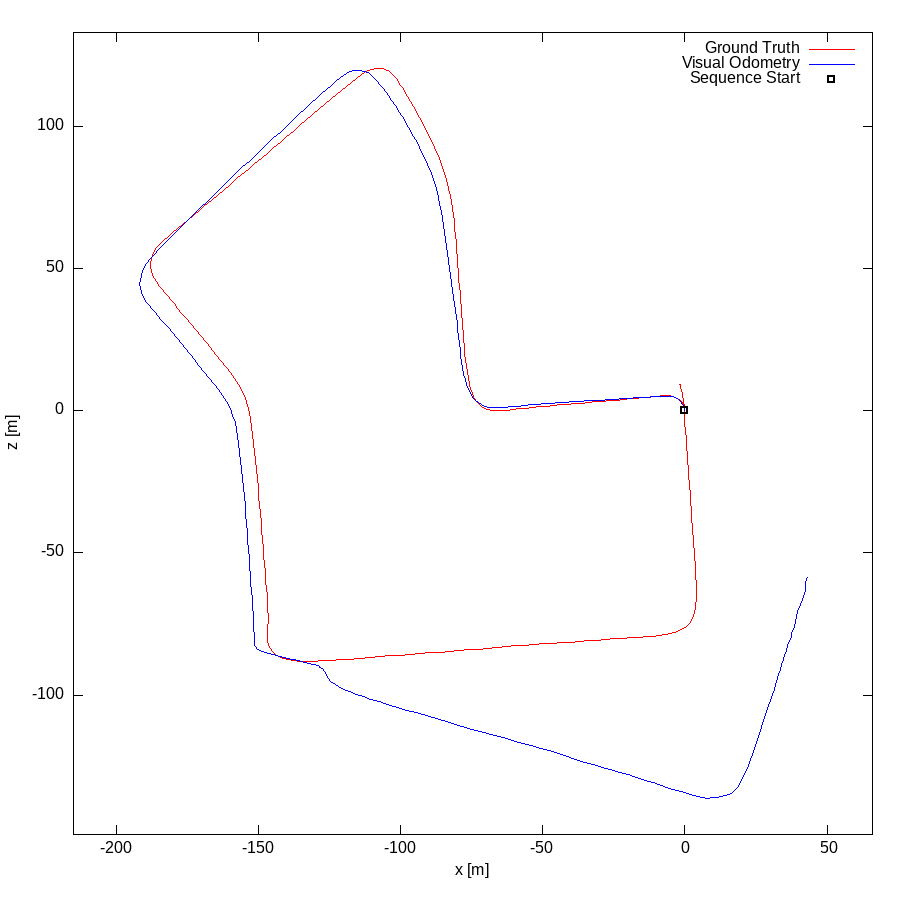

Generate this figure with gnuplot:
set term postscript eps enhanced color
set output "07.eps"
set size ratio -1
set xrange [-215:66]
set yrange [-149:133]
set xlabel "x [m]"
set ylabel "z [m]"
plot "07.txt" using 1:2 lc rgb "#FF0000" title 'Ground Truth' w lines,"07.txt" using 3:4 lc rgb "#0000FF" title 'Visual Odometry' w lines,"< head -1 07.txt" using 1:2 lc rgb "#000000" pt 4 ps 1 lw 2 title 'Sequence Start' w points
